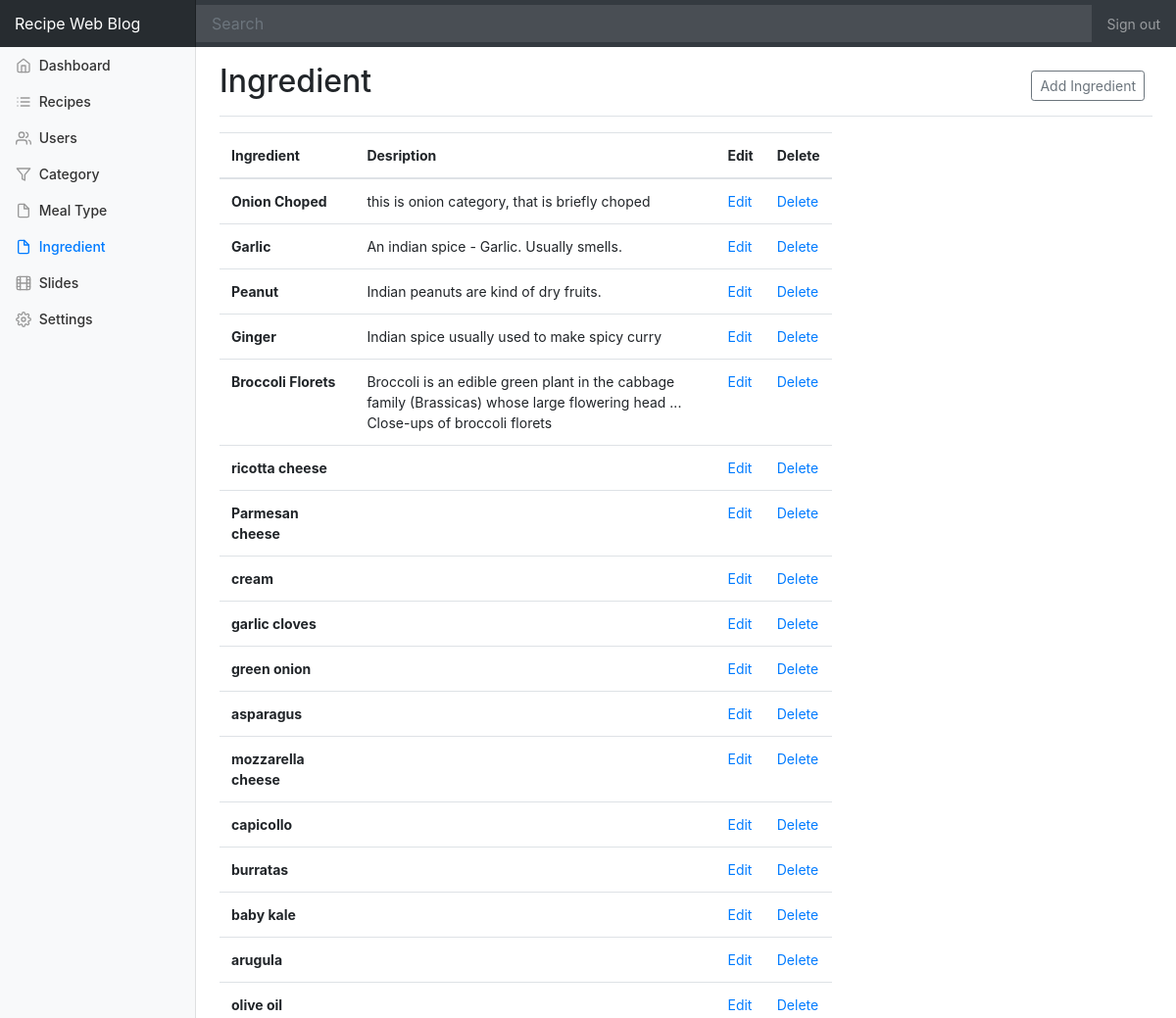
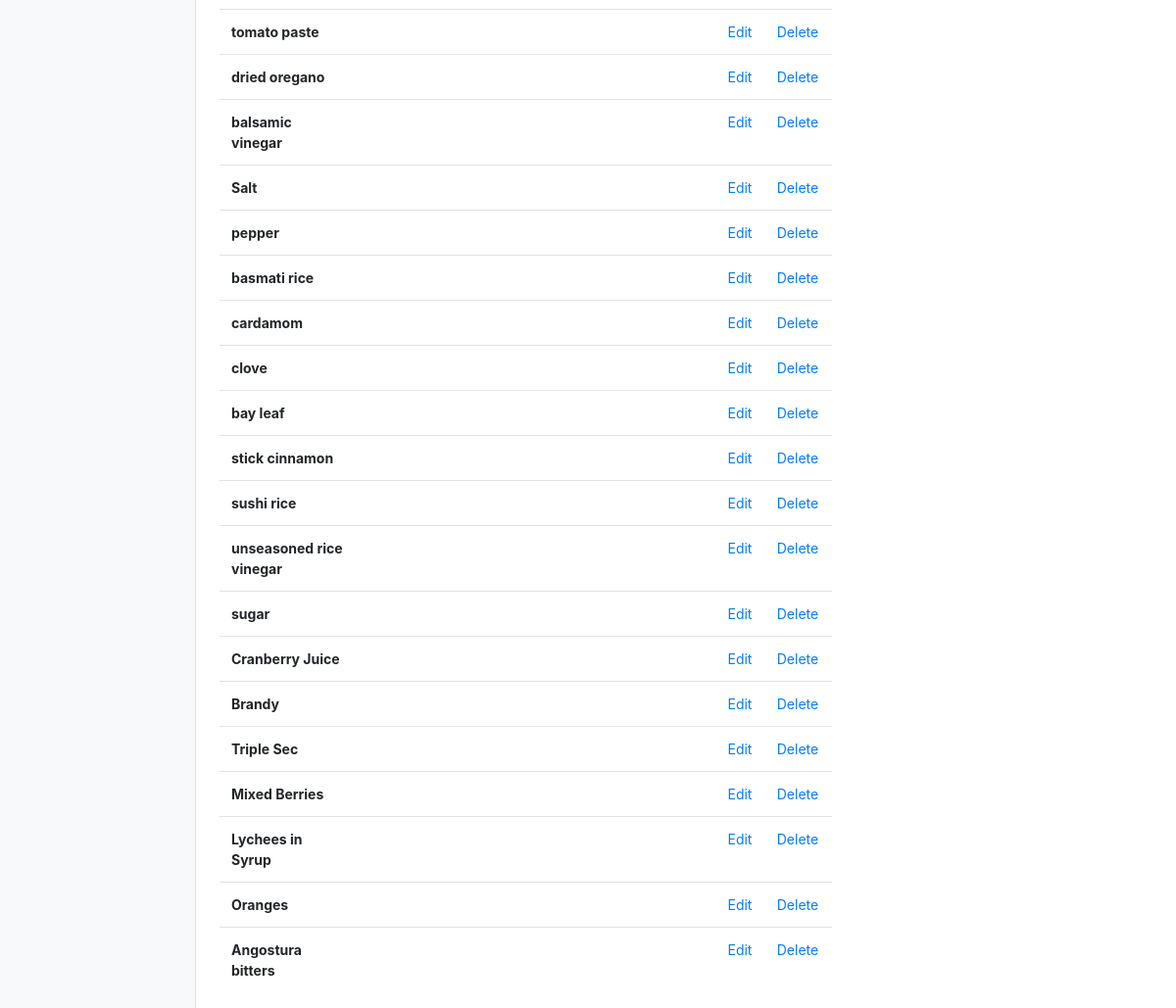
Page /dashboard/ingredient.php (signed in) on the committed database (2 pictures, top to bottom).
### tables this page shows
CREATE TABLE `settings` (
  `id` int(10) UNSIGNED NOT NULL,
  `name` varchar(32) NOT NULL,
  `value` varchar(400) NOT NULL,
  `last_changed` timestamp NOT NULL DEFAULT CURRENT_TIMESTAMP
);

CREATE TABLE `ingredients` (
  `id` int(11) NOT NULL,
  `name` varchar(40) NOT NULL,
  `description` text NOT NULL
);

### includes/functions.php (called while the page is built, shortened)
<?php
function get_setting($name) {
  $table_name = 'settings';
  $db = (new Database())->getConnection();
  $stmt = $db->prepare('SELECT value FROM '. $table_name .' WHERE name = "'.$name.'" LIMIT 1');
  $stmt->execute();
  if($stmt->rowCount() > 0) {
    return $stmt->fetch()[0];
  } else {
    return null;
  }
}
function get_data($tablename, $orderBy = '') {
  $db = (new Database)->getConnection();
  $query = 'SELECT * FROM '.$tablename . $orderBy;
  $stmt = $db->prepare($query);
  $stmt->execute();
  return $stmt->fetchAll();
}

### dashboard/ingredient.php (the view, shortened to what this page needs)
<?php
    $data = get_data('ingredients');
    $total_posts = count($data);
    $page_title = 'Ingredient';
    include_once 'partials/header.php';
?>
<div class="d-flex justify-content-between flex-wrap flex-md-nowrap align-items-center pb-2 mb-3 border-bottom">
    <h1 class="h2"><?php echo isset($page_title)? ucfirst($page_title): 'Dashboard'; ?></h1>
    <div class="btn-toolbar mb-2 mb-md-0">
        <div class="btn-group mr-2">
            <button class="btn btn-sm btn-outline-secondary" data-toggle="modal" data-target=".add-new-ingredient">Add Ingredient</button>
        </div>
    </div>
</div>
<div class="content">
    <div class="row">
        <div class="col-md-8">
            <table class="table">
                <thead>
                    <tr>
                    <th scope="col">Ingredient</th>
                    <th scope="col">Desription</th>
                    <th scope="col">Edit</th>
                    <th scope="col">Delete</th>
                </thead>
                <tbody>
                <?php
                for($i=0; $i<$total_posts; $i++) {
                    echo '<tr>
                        <th scope="row">' . $data[$i]['name'] . '</th>
                        <td>' . $data[$i]['description'] . '</td>
                        <td>
                            <a href="edit_ingredient.php?id='. $data[$i]['id'] .'">Edit</a>
                        </td>
                        <td><a href="operations/delete_ingredient.php?id='. $data[$i]['id'] .'">Delete</a></td>
                    </tr>';
                }
                ?>
                </tbody>
            </table>
        </div>
    </div>
</div>
<?php include_once 'partials/footer.php';

### dashboard/partials/header.php (shortened to what this page needs)
<?php
  $website_name = get_setting('website_name');
?>
<!doctype html>
<html lang="en">
  <head>
    <link rel="stylesheet" href="../css/bootstrap.min.css" media="all" />
    <link href="../css/dashboard.css" rel="stylesheet">
  </head>
  <body>
    <nav class="navbar navbar-dark sticky-top bg-dark flex-md-nowrap p-0">
      <a class="navbar-brand col-sm-3 col-md-2 mr-0" href="../index.php"><?php echo $website_name? $website_name : get_config('app', 'name'); ?></a>
      <input class="form-control form-control-dark w-100" type="text" placeholder="Search" aria-label="Search">
      <ul class="navbar-nav px-3">
        <li class="nav-item text-nowrap">
          <a class="nav-link" href="../logout.php">Sign out</a>
        </li>
      </ul>
    </nav>
    <div class="container-fluid">
      <div class="row">
        <nav class="col-md-2 d-none d-md-block bg-light sidebar">
          <div class="sidebar-fixed pt-5">
            <ul class="nav flex-column">
              <li class="nav-item">
                <a class="nav-link <?php echo isset($page_title) && $page_title === 'Dashboard'? 'active':'';?>" href="index.php">
                  <span data-feather="home"></span>
                  Dashboard <?php echo isset($page_title) && $page_title === 'Dashboard'? '<span class="sr-only">(current)</span>':'';?>
                </a>
              </li>
              <li class="nav-item">
                <a class="nav-link <?php echo isset($page_title) && $page_title === 'Recipes'? 'active':'';?>" href="recipes.php">
                  <span data-feather="list"></span>
                  Recipes <?php echo isset($page_title) && $page_title === 'Recipes'? '<span class="sr-only">(current)</span>':'';?>
                </a>
              </li>
              <li class="nav-item">
                <a class="nav-link <?php echo isset($page_title) && $page_title === 'Users'? 'active':'';?>" href="users.php">
                  <span data-feather="users"></span>
                  Users <?php echo isset($page_title) && $page_title === 'Users'? '<span class="sr-only">(current)</span>':'';?>
                </a>
              </li>
              <li class="nav-item">
                <a class="nav-link <?php echo isset($page_title) && $page_title === 'Category'? 'active':'';?>" href="category.php">
                  <span data-feather="filter"></span>
                  Category <?php echo isset($page_title) && $page_title === 'Category'? '<span class="sr-only">(current)</span>':'';?>
                </a>
              </li>
              <li class="nav-item">
                <a class="nav-link <?php echo isset($page_title) && $page_title === 'Meal Type'? 'active':'';?>" href="meal_type.php">
                  <span data-feather="file"></span>
                  Meal Type <?php echo isset($page_title) && $page_title === 'Meal Type'? '<span class="sr-only">(current)</span>':'';?>
                </a>
              </li>
              <li class="nav-item">
                <a class="nav-link <?php echo isset($page_title) && $page_title === 'Ingredient'? 'active':'';?>" href="ingredient.php">
                  <span data-feather="file"></span>
                  Ingredient <?php echo isset($page_title) && $page_title === 'Ingredient'? '<span class="sr-only">(current)</span>':'';?>
                </a>
              </li>
              <li class="nav-item dropdown">
                <a class="nav-link <?php echo isset($page_title) && $page_title === 'Slides'? 'active':'';?>" href="slides.php" >
                  <span data-feather="film"></span>
                  Slides <?php echo isset($page_title) && $page_title === 'Slides'? '<span class="sr-only">(current)</span>':'';?>
                </a>
              </li>
              <li class="nav-item">
                <a class="nav-link <?php echo isset($page_title) && $page_title === 'Settings'? 'active':'';?>" href="settings.php">
                  <span data-feather="settings"></span>
                  Settings <?php echo isset($page_title) && $page_title === 'Settings'? '<span class="sr-only">(current)</span>':'';?>
                </a>
              </li>
            </ul>
          </div>
        </nav>
        <main role="main" class="col-md-9 ml-sm-auto col-lg-10 pt-3 px-4">

### css/dashboard.css (style rules this page uses)
body { font-size: .875rem; }
.feather { width: 16px; height: 16px; vertical-align: text-bottom; }
.sidebar { position: fixed; top: 0; bottom: 0; left: 0; z-index: 100; padding: 0; box-shadow: inset -1px 0 0 rgba(0, 0, 0, .1); }
.sidebar .nav-link { font-weight: 500; color: #333; }
.sidebar .nav-link .feather { margin-right: 4px; color: #999; }
.sidebar .nav-link.active { color: #007bff; }
.sidebar .nav-link:hover .feather, .sidebar .nav-link.active .feather { color: inherit; }
.navbar-brand { padding-top: .75rem; padding-bottom: .75rem; font-size: 1rem; background-color: rgba(0, 0, 0, .25); box-shadow: inset -1px 0 0 rgba(0, 0, 0, .25); }
.navbar .form-control { padding: .75rem 1rem; border-width: 0; border-radius: 0; }
.form-control-dark { color: #fff; background-color: rgba(255, 255, 255, .1); border-color: rgba(255, 255, 255, .1); }
.border-bottom { border-bottom: 1px solid #e5e5e5; }

### rows in the picture
settings: value "Recipe Web Blog"
ingredients: name "Onion Choped", description "this is onion category, that is briefly choped"
ingredients: name "Garlic", description "An indian spice - Garlic. Usually smells."
ingredients: name "Peanut", description "Indian peanuts are kind of dry fruits."
ingredients: name "Ginger", description "Indian spice usually used to make spicy curry"
ingredients: name "Broccoli Florets", description "Broccoli is an edible green plant in the cabbage family (Brassicas) whose large flowering head ... Close-ups of broccoli florets"
ingredients: name "ricotta cheese"
ingredients: name "Parmesan cheese"
ingredients: name "cream"
ingredients: name "garlic cloves"
ingredients: name "green onion"
ingredients: name "asparagus"
ingredients: name "mozzarella cheese"
ingredients: name "capicollo"
ingredients: name "burratas"
ingredients: name "baby kale"
ingredients: name "arugula"
ingredients: name "olive oil"
ingredients: name "tomato paste"
ingredients: name "dried oregano"
ingredients: name "balsamic vinegar"
ingredients: name "Salt"
ingredients: name "pepper"
ingredients: name "basmati rice"
ingredients: name "cardamom"
ingredients: name "clove"
ingredients: name "bay leaf"
ingredients: name "stick cinnamon"
ingredients: name "sushi rice"
ingredients: name "unseasoned rice vinegar"
ingredients: name "sugar"
ingredients: name "Cranberry Juice"
ingredients: name "Brandy"
ingredients: name "Triple Sec"
ingredients: name "Mixed Berries"
ingredients: name "Lychees in Syrup"
ingredients: name "Oranges"
ingredients: name "Angostura bitters"

### other values in the picture
$page_title "Ingredient"
